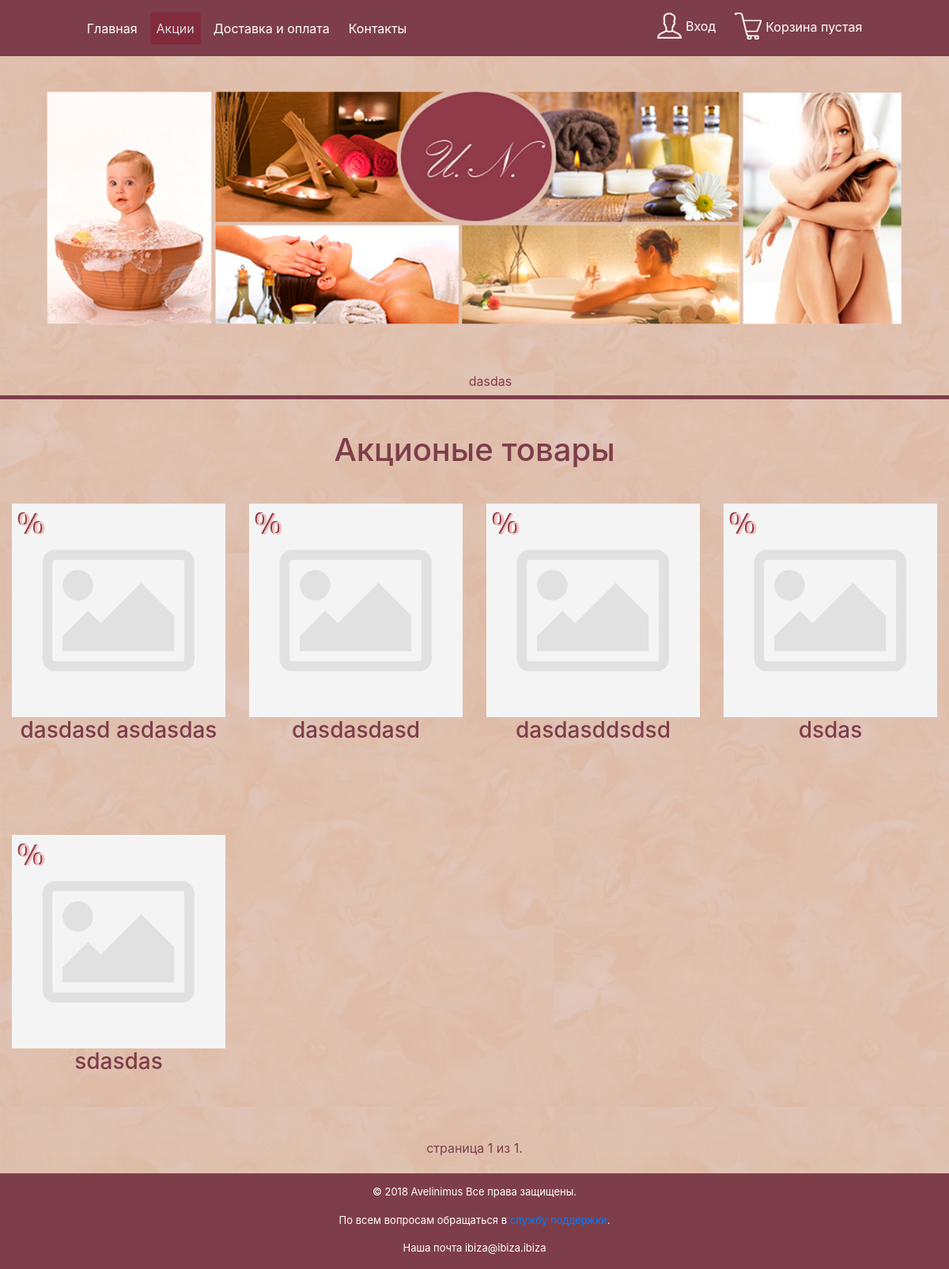
/ru/shares, run on an earlier commit of the app's database.
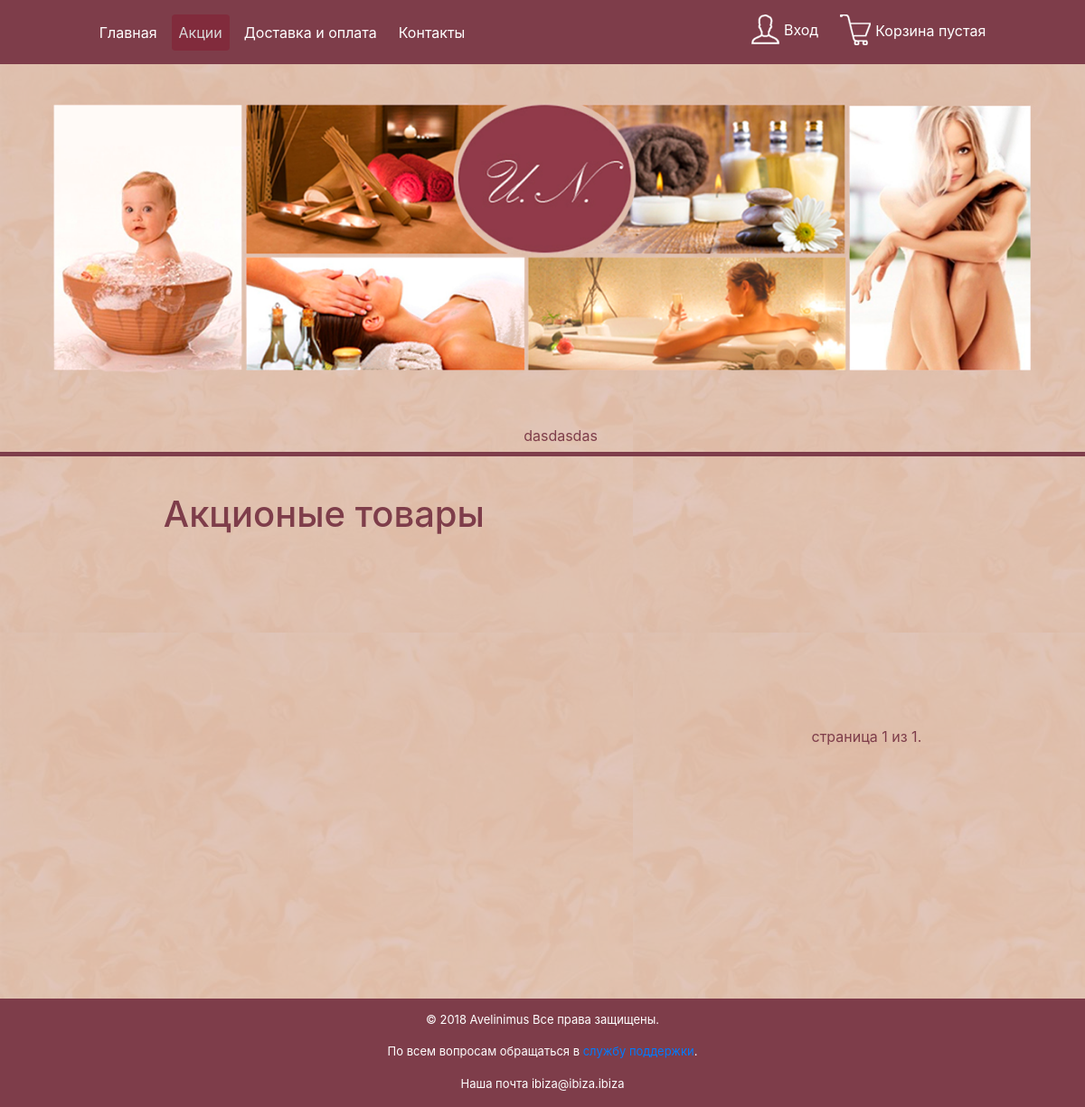
And on a later commit of the database.
### ru/models.py (models this page shows, shortened)
class Category(models.Model):
    class Meta:
        ordering = ['name']
        verbose_name = 'Категория'
        verbose_name_plural = 'Категории'
    name = models.CharField(max_length=100, db_index=True, verbose_name="Категория")
    slug = models.SlugField(max_length=200, db_index=True,
                            unique=True, help_text='Нужно использовать для создания "хороших" URL-ов')
    available = models.BooleanField(default=True, verbose_name="Отображать")
    def get_absolute_url(self):
        return reverse('ru:category_detail', args={self.slug})

class Products(models.Model):
    class Meta:
        ordering = ['name']
        index_together = [
            ['id', 'slug']
        ]
        verbose_name = 'Продукт'
        verbose_name_plural = 'Продукты'
    name = models.CharField(max_length=50, db_index=True, verbose_name="Название продукта")
    slug = models.SlugField(max_length=200, db_index=True,
                            unique=True, help_text='Нужно использовать для создания "хороших" URL-ов')
    category = models.ForeignKey(Category, db_index=True, on_delete=models.CASCADE, related_name="rel_category",
                                 verbose_name="Категория продукта")
    image = models.ImageField(upload_to='products/img/%Y/%m/%d/', blank=True,
                              verbose_name="Картинка для новостей (300 x 300)")
    price = models.DecimalField(max_digits=10, decimal_places=2, verbose_name="Цена(грн)")
    short_description = models.TextField(max_length=200, blank=True, verbose_name="Короткое описание в листе(150)")
    description = RichTextUploadingField(blank=True, verbose_name="Детальное описание")
    created = models.DateTimeField(auto_now_add=True, verbose_name='Создан')
    available = models.BooleanField(default=True, verbose_name="Отображать")
    discount = models.IntegerField(validators=[MinValueValidator(0), MaxValueValidator(100)], default=0,
                                   verbose_name='Скидка (в процентах)')
    def get_absolute_url(self):
        return reverse('ru:product_detail', args={self.slug})

### ru/views.py (the view)
def shares_list_view(request):
    category_list = Category.objects.all()
    products_list = Products.objects.all()
    paginator = Paginator(products_list, 20)
    page = request.GET.get('page')
    products = paginator.get_page(page)
    cart = Cart(request)
    for item in cart:
        item['update_quantity_form'] = CartAddProductForm(initial={
            'quantity': item['quantity'],
            'update': True
        })
    return render(request, 'ru/shares.html', {
        'category_list': category_list,
        'products_list': products_list,
        'cart': cart,
        'products': products
    })

### ru/cart.py (called while the page is built, shortened)
    def __iter__(self):
        product_ids = self.cart.keys()
        products = Products.objects.filter(id__in=product_ids)
        for product in products:
            self.cart[str(product.id)]['product'] = product

    def __len__(self):
        return sum(item['quantity'] for item in self.cart.values())

### ru/context_processors.py (called while the page is built)
def cart(request):
    return {'cart': Cart(request)}

### templates/ru/shares.html (shortened to what this page needs)
{% extends 'ru/base.html' %}
    {% load static %}
    {% block top_menu %}
        <div class="top-menu">
            <ul class="navbar-nav mr-auto">
                <li class="nav-item">
                    <a class="nav-link" href="{% url "ru:category_list" %}">Главная</a>
                </li>
                <li class="nav-item active">
                    <a class="nav-link" href="{% url "ru:shares_list" %}">Акции</a>
                </li>
                <li class="nav-item">
                    <a class="nav-link" href="{% url "ru:payment" %}">Доставка и оплата</a>
                </li>
                <li class="nav-item">
                    <a class="nav-link" href="{% url "ru:contact" %}">Контакты</a>
                </li>
            </ul>
        </div>
    {% endblock %}
    {% block content %}
            <div class="products">
                <h1 align="center" style="color: #7E3D4A ">Акционые товары</h1>
                {% for product in products %}
                    {% if product.discount > 0 %}
                        <div class="col-12 col-lg-3 block" style="padding-bottom: 3%;float: left; margin-top: 3%; margin-bottom: 3%;">
                            <a href="{{ product.get_absolute_url }}">
                                <div class="img-block">
                                    <img src="{% if product.image %}{{ product.image.url }}{% else %}{% static "ru/images/no_image.png"%}{% endif %}"  class="block">
                                    {% if product.discount > 0 %}<img src="{% static "ru/images/ico_shares.png"%}" style="position: absolute;top: 0">{% endif %}
                                    <h3 class="name_product">{{ product.name }}</h3>
                                </div>
                            </a>
                        </div>
                    {% endif %}
                {% endfor %}
            </div>
            <div class="pagination" style="margin: auto; color:#7E3D4A; padding-bottom: 20px">
                <span class="step-links">
                    <span class="current">
                        страница {{ products.number }} из {{ products.paginator.num_pages }}.
                    </span>
                </span>
            </div>
    {% endblock %}

### templates/ru/base.html (shortened to what this page needs)
<!DOCTYPE html>
<html lang="en">
<head>
    {% load static %}
    {% load account %}
    <link rel="stylesheet" href = "{% static 'css/styles.css' %}">
    <link rel="stylesheet" href = "{% static 'css/bootstrap_menu.css' %}">
    <link rel="stylesheet" href="https://maxcdn.bootstrapcdn.com/bootstrap/4.0.0/css/bootstrap.min.css">
</head>
<body>
<div class='container-fluid container-fluid-reformat'>
    <div class="row block_01">
        <nav class="navbar navbar-expand-lg custom-toggler" style="width: 100%;">
            <div class="collapse navbar-collapse" id="navbarSupportedContent" align="center" style="margin: 0 7% 0 7%">
                {% block top_menu %}{% endblock %}
                <div class="top-menu" style="margin: 0 0 0 auto;">
                    <ul class="navbar-nav mr-auto">
                        {% if not user.is_active %}
                            <li class="nav-item">
                                <a class="nav-link" href="{% url 'account_login' %}"><img src="{% static 'ru/images/login.png' %}" style="margin-right: 5px;margin-bottom: 5px">Вход</a>
                            </li>
                        {% else %}
                            <li class="nav-item">
                                <a class="nav-link" href="{% url 'ru:my_room' %}"><img src="{% static 'ru/images/login.png' %}" style="margin-right: 5px;margin-bottom: 5px">Моя комната</a>
                            </li>
                        {% endif %}
                        <li class="nav-item">
                            <a class="nav-link" href="{% url 'ru:cart_detail' %}"><img src="{% static 'ru/images/card.png' %}" style="margin-right: 5px; margin-bottom: 5px">Корзина
                            {% with total_items=cart|length %}
                                {% if cart|length > 0 %}
                                    на {{ cart.get_total_price_with_discount }} грн.
                                {% else %}
                                    пустая
                                {% endif %}
                            {% endwith %}
                            </a>
                        </li>
                    </ul>
                </div>
            </div>
        </nav>
    </div>
    <div class="row block_02">
        <div class="col-12"><a href="{% url "ru:category_list" %}"><img src="{% static 'ru/images/main_img.png' %}" align="center"></a>
        </div>
        <div class="col-12 categories" style="padding-top: 15px;">
            <ul>
                {% for category in category_list %}
                    {% if category.available %}
                        {% if category.rel_category.count %}
                            <li>
                                <a href="{{ category.get_absolute_url }}">{{ category.name }}</a>
                            </li>
                        {% endif %}
                    {% endif %}
                {% endfor %}
            </ul>
        </div>
    </div>
    <div class="row block_03" style="padding-top: 40px">
        {% block content %}
        {% endblock %}
    </div>
    <div class="row block_04">
        <div class="col-12 footer_reformat" style="color: white">
            <p style="text-align: center;color: white">© 2018 Avelinimus Все права защищены.</p>
            <p style="text-align: center;color: white">По всем вопросам обращаться в<a href="{% url 'ru:support' %}"> службу поддержки</a>.</p>
            <p style="text-align: center;color: white">Наша почта ibiza@ibiza.ibiza</p>
      </div>
    </div>
</body>
</html>

What changed in the data, as far as the page shows it:
removed Products: discount 3 (drawn), name "dasdasd asdasdas"
no longer on this page (row edited): Products: discount 1 (drawn), name "dasdasdasd"
removed Products: discount 1 (drawn), name "dasdasddsdsd"
removed Products: discount 1 (drawn), name "dsdas"
removed Products: discount 3 (drawn), name "sdasdas"
changed Category: name "dasdas" → "dasdasdas"
